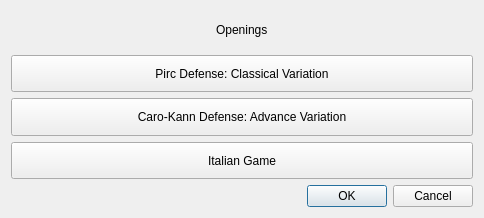
<?xml version="1.0" encoding="UTF-8"?>
<ui version="4.0">
 <class>OpeningsChooseWindow</class>
 <widget class="QDialog" name="OpeningsChooseWindow">
  <property name="geometry">
   <rect>
    <x>0</x>
    <y>0</y>
    <width>484</width>
    <height>218</height>
   </rect>
  </property>
  <property name="windowTitle">
   <string>Dialog</string>
  </property>
  <layout class="QGridLayout" name="gridLayout">
   <item row="1" column="0">
    <widget class="QDialogButtonBox" name="buttonBox">
     <property name="orientation">
      <enum>Qt::Horizontal</enum>
     </property>
     <property name="standardButtons">
      <set>QDialogButtonBox::Cancel|QDialogButtonBox::Ok</set>
     </property>
    </widget>
   </item>
   <item row="0" column="0">
    <layout class="QVBoxLayout" name="verticalLayout">
     <item alignment="Qt::AlignHCenter|Qt::AlignVCenter">
      <widget class="QLabel" name="label">
       <property name="text">
        <string>Openings</string>
       </property>
      </widget>
     </item>
     <item>
      <widget class="QPushButton" name="pirc_def_button">
       <property name="maximumSize">
        <size>
         <width>16777215</width>
         <height>50</height>
        </size>
       </property>
       <property name="text">
        <string>Pirc Defense: Classical Variation</string>
       </property>
      </widget>
     </item>
     <item>
      <widget class="QPushButton" name="caro_kann_button">
       <property name="maximumSize">
        <size>
         <width>16777215</width>
         <height>50</height>
        </size>
       </property>
       <property name="text">
        <string>Caro-Kann Defense: Advance Variation</string>
       </property>
      </widget>
     </item>
     <item>
      <widget class="QPushButton" name="italian_game_button">
       <property name="maximumSize">
        <size>
         <width>16777215</width>
         <height>50</height>
        </size>
       </property>
       <property name="text">
        <string>Italian Game</string>
       </property>
      </widget>
     </item>
    </layout>
   </item>
  </layout>
 </widget>
 <resources/>
 <connections>
  <connection>
   <sender>buttonBox</sender>
   <signal>accepted()</signal>
   <receiver>OpeningsChooseWindow</receiver>
   <slot>accept()</slot>
   <hints>
    <hint type="sourcelabel">
     <x>248</x>
     <y>254</y>
    </hint>
    <hint type="destinationlabel">
     <x>157</x>
     <y>274</y>
    </hint>
   </hints>
  </connection>
  <connection>
   <sender>buttonBox</sender>
   <signal>rejected()</signal>
   <receiver>OpeningsChooseWindow</receiver>
   <slot>reject()</slot>
   <hints>
    <hint type="sourcelabel">
     <x>316</x>
     <y>260</y>
    </hint>
    <hint type="destinationlabel">
     <x>286</x>
     <y>274</y>
    </hint>
   </hints>
  </connection>
 </connections>
</ui>
